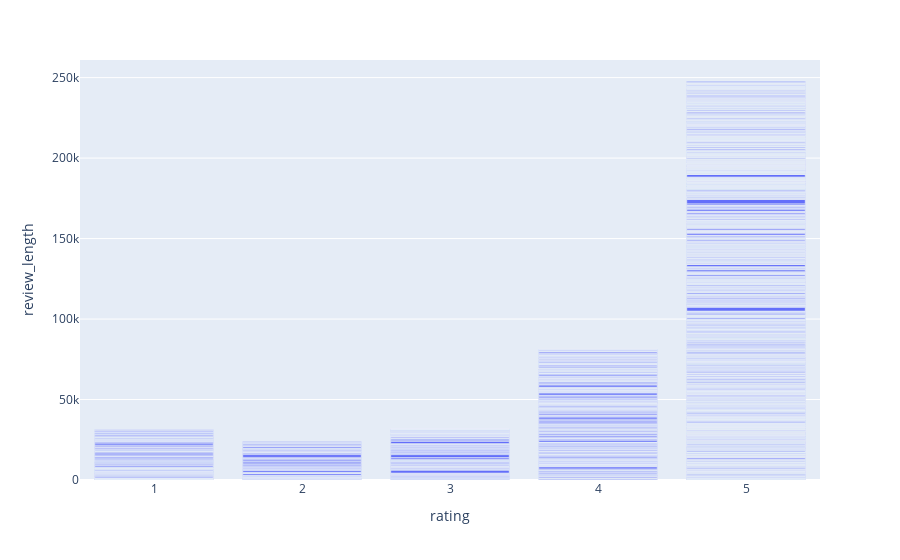

Notebook code for this chart:
### Code cell
fig = px.bar(df, x="rating", y="review_length") 
fig.show()

### Figure 1 — Plotly figure (JSON) as saved in the notebook; plotly's stock layout.template omitted (floating-point values rounded to 4 significant figures; data arrays with more than 128 entries replaced by an {"elided": "..."} marker saying what was removed)
{"data": [{"alignmentgroup": "True", "hoverlabel": {"namelength": 0}, "hovertemplate": "rating=%{x}<br>review_length=%{y}", "legendgroup": "", "marker": {"color": "#636efa"}, "name": "", "offsetgroup": "", "orientation": "v", "showlegend": false, "textposition": "auto", "type": "bar", "x": {"elided": "3150 int values"}, "xaxis": "x", "y": {"elided": "3150 int values"}, "yaxis": "y"}], "layout": {"barmode": "relative", "legend": {"tracegroupgap": 0}, "margin": {"t": 60}, "xaxis": {"anchor": "y", "domain": [0, 1], "title": {"text": "rating"}}, "yaxis": {"anchor": "x", "domain": [0, 1], "title": {"text": "review_length"}}}}
